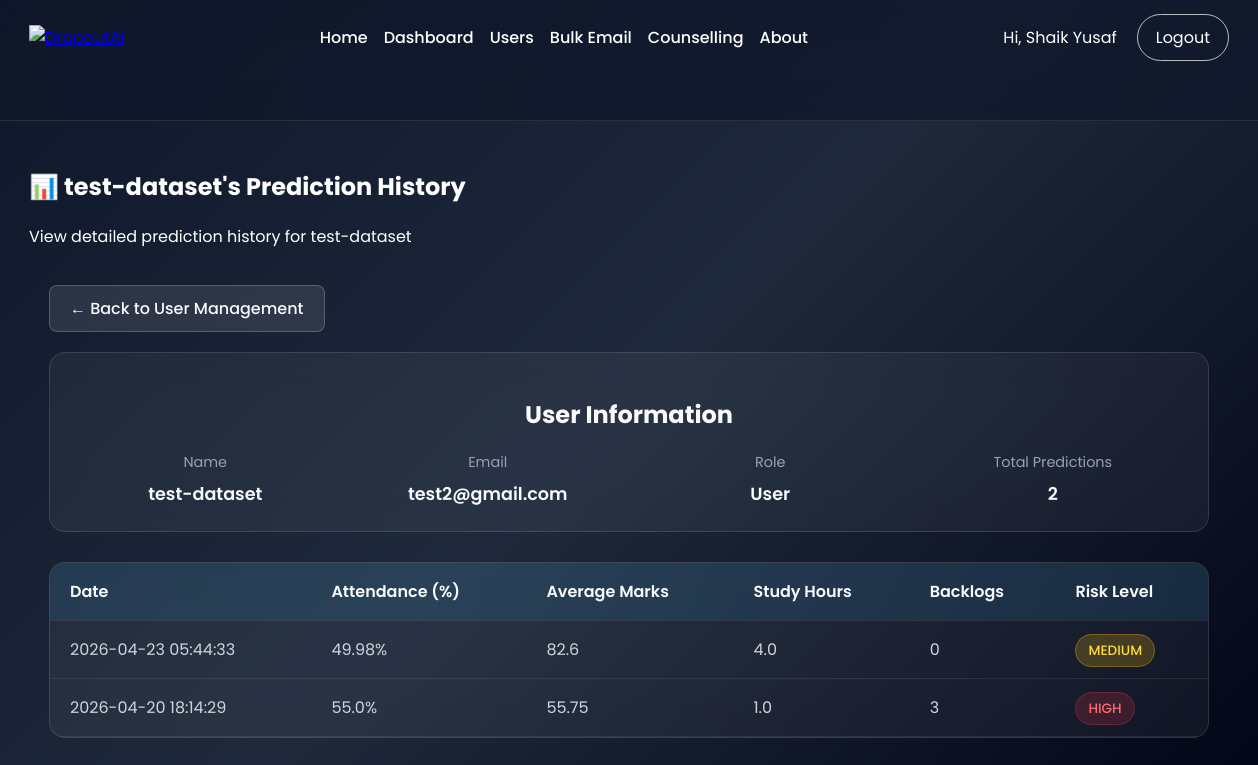
/admin/user_history/3 (signed in), run on the app's committed database.
### tables this page shows
CREATE TABLE users (
            id INTEGER PRIMARY KEY AUTOINCREMENT,
            name TEXT NOT NULL,
            email TEXT NOT NULL UNIQUE,
            password TEXT NOT NULL,
            role TEXT NOT NULL
        );

CREATE TABLE predictions (
            id INTEGER PRIMARY KEY AUTOINCREMENT,
            user_id INTEGER NOT NULL,
            attendance REAL NOT NULL,
            avg_marks REAL NOT NULL,
            study_hours REAL NOT NULL,
            backlogs INTEGER NOT NULL,
            risk_level TEXT NOT NULL,
            prediction_date TIMESTAMP DEFAULT CURRENT_TIMESTAMP,
            FOREIGN KEY (user_id) REFERENCES users (id)
        );

### app.py (the view)
@app.route('/admin/user_history/<int:user_id>')
@admin_required
def admin_user_history(user_id):
    user = query_db('SELECT * FROM users WHERE id = ?', [user_id], one=True)
    if not user:
        flash('User not found.', 'error')
        return redirect(url_for('admin_users'))
    predictions = query_db(
        'SELECT * FROM predictions WHERE user_id = ? ORDER BY prediction_date DESC',
        [user_id]
    )
    history_data = []
    for pred in predictions:
        history_data.append({
            'id': pred['id'],
            'attendance': pred['attendance'],
            'avg_marks': pred['avg_marks'],
            'study_hours': pred['study_hours'],
            'backlogs': pred['backlogs'],
            'risk_level': pred['risk_level'],
            'prediction_date': pred['prediction_date']
        })
    return render_template('admin_user_history.html',
                         user=user,
                         predictions=history_data)

### app.py (called while the page is built)
def get_db():
    db = getattr(g, '_database', None)
    if db is None:
        db = g._database = sqlite3.connect(DATABASE)
        db.row_factory = sqlite3.Row
    return db

def query_db(query, args=(), one=False):
    cur = get_db().execute(query, args)
    rv = cur.fetchall()
    cur.close()
    return (rv[0] if rv else None) if one else rv

def init_db():
    db = get_db()
    db.execute(
        '''CREATE TABLE IF NOT EXISTS users (
            id INTEGER PRIMARY KEY AUTOINCREMENT,
            name TEXT NOT NULL,
            email TEXT NOT NULL UNIQUE,
            password TEXT NOT NULL,
            role TEXT NOT NULL
        )'''
    )
    db.execute(
        '''CREATE TABLE IF NOT EXISTS predictions (
            id INTEGER PRIMARY KEY AUTOINCREMENT,
            user_id INTEGER NOT NULL,
            attendance REAL NOT NULL,
            avg_marks REAL NOT NULL,
            study_hours REAL NOT NULL,
            backlogs INTEGER NOT NULL,
            risk_level TEXT NOT NULL,
            prediction_date TIMESTAMP DEFAULT CURRENT_TIMESTAMP,
            FOREIGN KEY (user_id) REFERENCES users (id)
        )'''
    )
    db.commit()

@login_manager.user_loader
def load_user(user_id):
    user = query_db('SELECT * FROM users WHERE id = ?', [user_id], one=True)
    if user:
        return User(user['id'], user['name'], user['email'], user['role'])
    return None

@app.before_request
def before_request():
    init_db()

@app.context_processor
def inject_user():
    return {
        'logged_in': current_user.is_authenticated
    }

@app.teardown_appcontext
def close_connection(exception):
    db = getattr(g, '_database', None)
    if db is not None:
        db.close()

def admin_required(view):
    @wraps(view)
    def wrapped_view(*args, **kwargs):
        if not current_user.is_authenticated:
            flash('Please login to continue.', 'error')
            return redirect(url_for('login'))
        if current_user.role != 'admin':
            flash('Access denied. Admins only.', 'error')
            return redirect(url_for('predict'))
        return view(*args, **kwargs)
    return wrapped_view

### templates/admin_user_history.html (shortened to what this page needs)
{% extends 'base.html' %}
{% block styles %}
<link rel="stylesheet" href="{{ url_for('static', filename='css/style.css') }}">
{% endblock %}
{% block content %}
<section class="hero">
    <div class="hero-left">
        <h1>📊 {{ user.name }}'s Prediction History</h1>
        <p>View detailed prediction history for {{ user.name }}</p>
    </div>
</section>
<section class="section">
    <div class="history-container">
        <a href="{{ url_for('admin_users') }}" class="btn-back">← Back to User Management</a>
        <div class="user-info-card">
            <h2 style="text-align: center; margin-bottom: 20px; color: #f8fafc;">User Information</h2>
            <div class="user-info-grid">
                <div class="user-info-item">
                    <div class="user-info-label">Name</div>
                    <div class="user-info-value">{{ user.name }}</div>
                </div>
                <div class="user-info-item">
                    <div class="user-info-label">Email</div>
                    <div class="user-info-value">{{ user.email }}</div>
                </div>
                <div class="user-info-item">
                    <div class="user-info-label">Role</div>
                    <div class="user-info-value">{{ user.role.title() }}</div>
                </div>
                <div class="user-info-item">
                    <div class="user-info-label">Total Predictions</div>
                    <div class="user-info-value">{{ predictions|length }}</div>
                </div>
            </div>
        </div>
        {% if predictions %}
        <div class="history-table">
            <table>
                <thead>
                    <tr>
                        <th>Date</th>
                        <th>Attendance (%)</th>
                        <th>Average Marks</th>
                        <th>Study Hours</th>
                        <th>Backlogs</th>
                        <th>Risk Level</th>
                    </tr>
                </thead>
                <tbody>
                    {% for prediction in predictions %}
                    <tr>
                        <td>{{ prediction.prediction_date.split('.')[0] if '.' in prediction.prediction_date else prediction.prediction_date }}</td>
                        <td>{{ prediction.attendance }}%</td>
                        <td>{{ prediction.avg_marks }}</td>
                        <td>{{ prediction.study_hours }}</td>
                        <td>{{ prediction.backlogs }}</td>
                        <td>
                            <span class="risk-badge {{ prediction.risk_level.lower() }}">
                                {{ prediction.risk_level }}
                            </span>
                        </td>
                    </tr>
                    {% endfor %}
                </tbody>
            </table>
        </div>
        {% else %}
        <div class="no-history">
            <h3>No Predictions Yet</h3>
            <p>{{ user.name }} hasn't made any predictions yet.</p>
        </div>
        {% endif %}
    </div>
</section>
{% endblock %}

### templates/base.html (shortened to what this page needs)
<!DOCTYPE html>
<html lang="en">
<head>
    <link rel="stylesheet" href="{{ url_for('static', filename='css/style.css') }}">
    {% block styles %}{% endblock %}
</head>
<body>
    <header class="navbar">
        <div class="nav-inner">
            <div class="logo">
                <a href="/"><img src="{{ url_for('static', filename='images/logo.png') }}" alt="DropoutAi"></a>
            </div>
            <nav class="nav-links">
                <a href="/">Home</a>
                {% if logged_in %}
                    {% if current_user.role == 'admin' %}
                        <a href="/dashboard">Dashboard</a>
                        <a href="/admin/users">Users</a>
                        <a href="/admin/bulk_email">Bulk Email</a>
                        <a href="/counselling">Counselling</a>
                    {% else %}
                        <a href="/predict">Predict</a>
                        <a href="/user_dashboard">Dashboard</a>
                        <a href="/user_counselling">Counselling</a>
                        <a href="/analytics">Analytics</a>
                        <a href="/resources">Resources</a>
                    {% endif %}
                {% else %}
                    <a href="/resources">Resources</a>
                {% endif %}
                <a href="/about">About</a>
            </nav>
            <div class="nav-right">
                {% if logged_in %}
                    <span class="user-welcome">Hi, {{ current_user.name }}</span>
                    <a href="/logout" class="btn secondary">Logout</a>
                {% else %}
                    <a href="/login" class="btn login">Login</a>
                    <a href="/signup" class="btn signup">Sign Up</a>
                {% endif %}
            </div>
        </div>
    </header>
    <main class="main-container">
        {% block content %}{% endblock %}
    </main>
</body>
</html>

### static/css/style.css (style rules this page uses)
body { margin: 0; padding: 0; font-family: 'Poppins', sans-serif; background: linear-gradient(135deg, #0f172a, #1e293b, #020617); color: white; min-height: 100vh; }
.navbar { min-height: 120px; background: rgba(15, 23, 42, 0.75); backdrop-filter: blur(20px); border-bottom: 1px solid rgba(255, 255, 255, 0.1); position: sticky; top: 0; z-index: 1000; }
.nav-inner { width: min(1200px, 100%); padding: 14px 24px; margin: 0 auto; display: flex; align-items: center; justify-content: space-between; gap: 16px; }
.logo img { height: 110px; max-width: 100%; width: auto; }
.logo { flex-shrink: 0; }
.nav-links { display: flex; justify-content: center; gap: 16px; align-items: center; flex: 1 1 auto; flex-wrap: wrap; min-width: 0; }
.nav-links a { text-decoration: none; color: white; font-weight: 500; position: relative; transition: color 0.2s ease; }
.nav-links a::after { content: ""; width: 0; height: 2px; background: #ff7b00; position: absolute; left: 0; bottom: -4px; transition: width 0.25s ease; }
.nav-right { display: flex; align-items: center; gap: 10px; flex-shrink: 0; flex-wrap: wrap; justify-content: flex-end; }
.nav-right .btn { margin: 0; padding: 10px 18px; border-radius: 999px; text-decoration: none; display: inline-flex; align-items: center; justify-content: center; }
.nav-right .btn.secondary { border: 1px solid rgba(255, 255, 255, 0.7); color: white; background: transparent; }
.user-welcome { color: white; margin-right: 10px; max-width: 100%; word-break: break-word; }
.main-container { width: min(1200px, 100%); margin: 0 auto; padding: 28px 24px 40px; }

### templates/admin_user_history.html (style rules this page uses)
.history-container { max-width: 1200px; margin: 0 auto; padding: 20px; }
.user-info-card { background: rgba(255, 255, 255, 0.05); border: 1px solid rgba(255, 255, 255, 0.12); border-radius: 16px; padding: 24px; margin-bottom: 30px; backdrop-filter: blur(16px); }
.user-info-grid { display: grid; grid-template-columns: repeat(auto-fit, minmax(200px, 1fr)); gap: 20px; }
.user-info-item { text-align: center; }
.user-info-label { color: #94a3b8; font-size: 0.9rem; margin-bottom: 8px; }
.user-info-value { color: #f8fafc; font-size: 1.1rem; font-weight: 600; }
.history-table { background: rgba(255, 255, 255, 0.05); border-radius: 16px; overflow: hidden; border: 1px solid rgba(255, 255, 255, 0.12); backdrop-filter: blur(16px); }
.history-table table { width: 100%; border-collapse: collapse; }
.history-table th, .history-table td { padding: 16px 20px; text-align: left; border-bottom: 1px solid rgba(255, 255, 255, 0.08); }
.history-table th { background: rgba(56, 189, 248, 0.1); font-weight: 600; color: #f8fafc; }
.history-table td { color: #d1d5db; }
.risk-badge { padding: 6px 12px; border-radius: 20px; font-size: 0.85rem; font-weight: 500; text-transform: uppercase; }
.risk-badge.medium { background: rgba(255, 193, 7, 0.2); color: #ffd93d; border: 1px solid rgba(255, 193, 7, 0.3); }
.risk-badge.high { background: rgba(220, 53, 69, 0.2); color: #ff6b6b; border: 1px solid rgba(220, 53, 69, 0.3); }
.btn-back { display: inline-flex; align-items: center; padding: 10px 20px; border-radius: 8px; background: rgba(255, 255, 255, 0.1); color: #f8fafc; text-decoration: none; font-weight: 500; border: 1px solid rgba(255, 255, 255, 0.2); transition: all 0.2s ease; margin-bottom: 20px; }

### data on the page
users: name "Shaik Yusaf"
users: name "test-dataset", email "test2@gmail.com", role "User"
predictions: prediction_date "2026-04-23 05:44:33", attendance "49.98", avg_marks "82.6", study_hours "4.0", backlogs "0", risk_level "MEDIUM"
predictions: prediction_date "2026-04-20 18:14:29", attendance "55.0", avg_marks "55.75", study_hours "1.0", backlogs "3", risk_level "HIGH"

### other printed values
{{ predictions|length }} "2"
